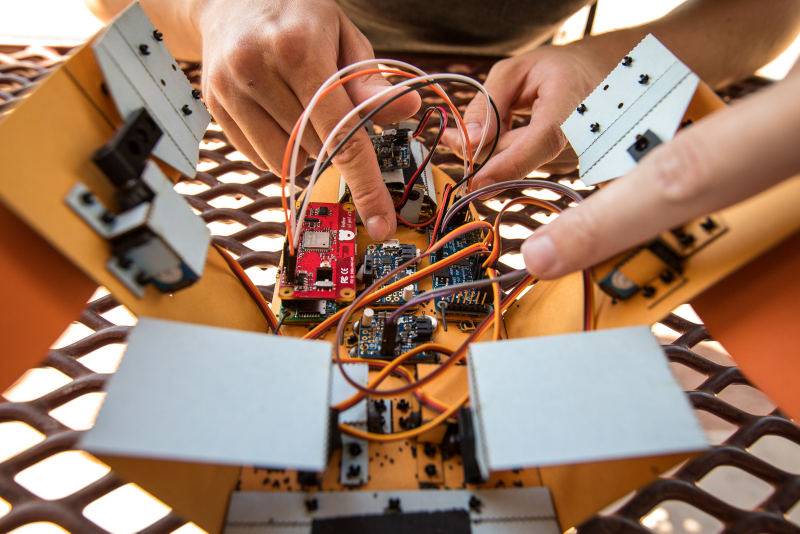
#> input picture _assets_src/c-turtle/170505 All-Terrain Robots-1.jpg, 1600 x 1067 px (shown at 1/2 size); its folder holds 3 pictures in this run
$ python pic_scaling.py   (older library calls are emulated)
#> lines starting #> are read from the running program, lines starting #| are printed output that depends on the picture
# -*- coding: utf-8 -*-
"""
Created on Fri Jan  6 14:46:31 2017

@author: daukes
"""

from PIL import Image
import os
import glob

def crop(subdir,goal_ratio,basewidth,crop):

#> called with subdir = 'c-turtle', goal_ratio = 1.78, basewidth = 1600, crop = True
    files = []

    src_dir='../_assets_src/'+subdir
    final_dir='../assets/'+subdir
    files.extend(glob.glob(src_dir+'/*.jpg'))
    files.extend(glob.glob(src_dir+'/*.png'))
    files.extend(glob.glob(src_dir+'/*.gif'))

    def crop_center(img,w,h):
        x = img.width/2
        y = img.height/2
        img = img.crop((x-w/2,y-h/2,x+w/2,y+h/2))
        return img

    if not os.path.exists('mod'):
        os.mkdir('mod')

    goal_ratio_r = round(goal_ratio,3)


    if not os.path.exists(final_dir):
        os.mkdir(final_dir)
    for filename in files:
        print(filename)
        img = Image.open(filename)
#> img is the input picture: PIL image 1600x1067 RGB; mean R, G, B 155.7, 121.6, 101.1
        b = os.path.split(filename)

        if crop:
            actual_ratio = img.width/img.height
#> actual_ratio = 1.5
            actual_ratio_r = round(actual_ratio,3)
#> actual_ratio_r = 1.5

            if actual_ratio_r > goal_ratio_r:
                print('reduce width')
                h = img.height
                w = img.height*goal_ratio
                img = crop_center(img,w,h)

            elif actual_ratio_r < goal_ratio_r:
                print('reduce height')
                w = img.width
#> w = 1600
                h = img.width/goal_ratio
#> h = 900
                img = crop_center(img,w,h)
#> in crop_center, `img = img.crop((x-w/2,y-h/2,x+w/2,y+h/2))`:
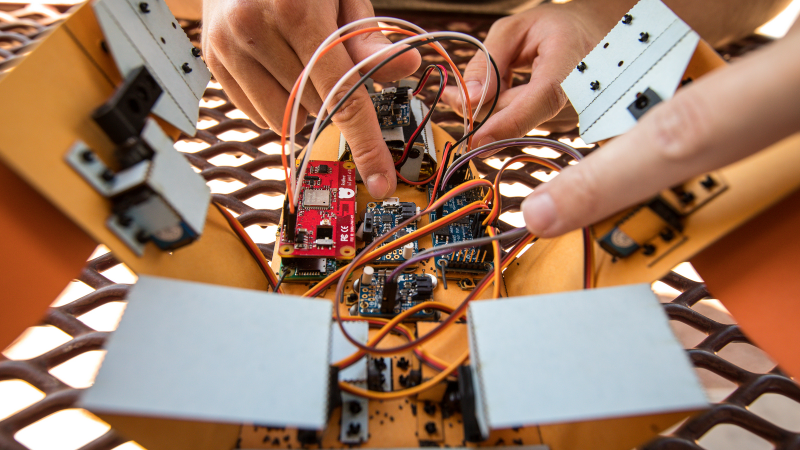
#> img: PIL image 1600x900 RGB (shown at 1/2 size); mean R, G, B 158.7, 122.7, 101.3

        wpercent = (basewidth / float(img.size[0]))
#> wpercent = 1
        hsize = int((float(img.size[1]) * float(wpercent)))
#> hsize = 900
        img2 = img.resize((basewidth, hsize), Image.ANTIALIAS)
        newfilename = os.path.join(final_dir,b[1])
        #print(newfilename)
        img2.save(newfilename,quality=80)
#> pass 2 of the loop in crop, `for filename in files:`:
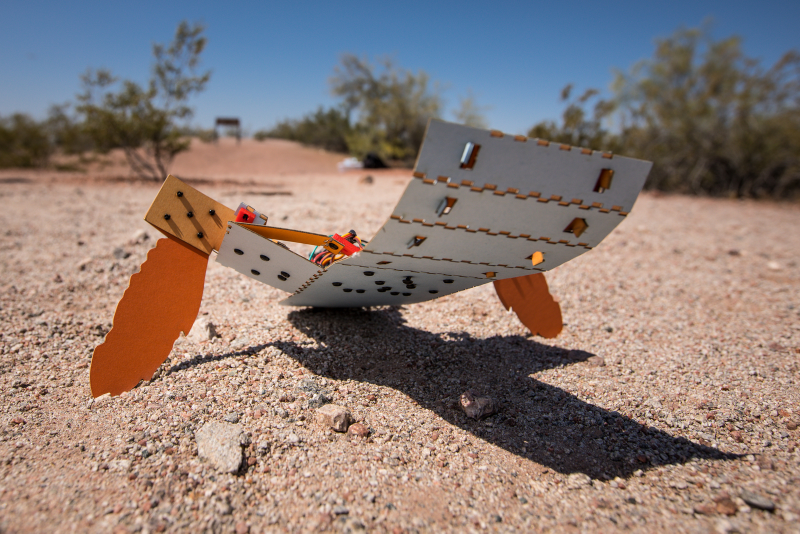
#> input picture _assets_src/c-turtle/170505 All-Terrain Robots-2.jpg, 1600 x 1067 px (shown at 1/2 size)
#> in crop, img is the input picture: PIL image 1600x1067 RGB; mean R, G, B 139.4, 123.9, 118.7
#> in crop_center (call 2), `img = img.crop((x-w/2,y-h/2,x+w/2,y+h/2))`:
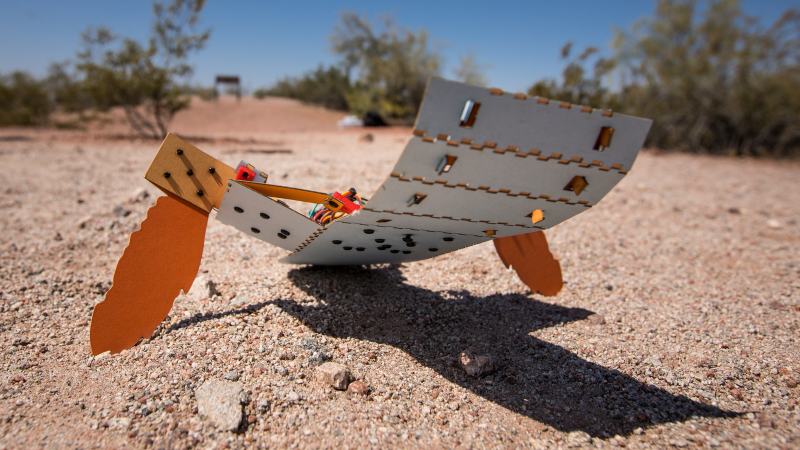
#> img: PIL image 1600x900 RGB (shown at 1/2 size); mean R, G, B 141.7, 122.6, 113.9
#> pass 3 of the loop in crop, `for filename in files:`:
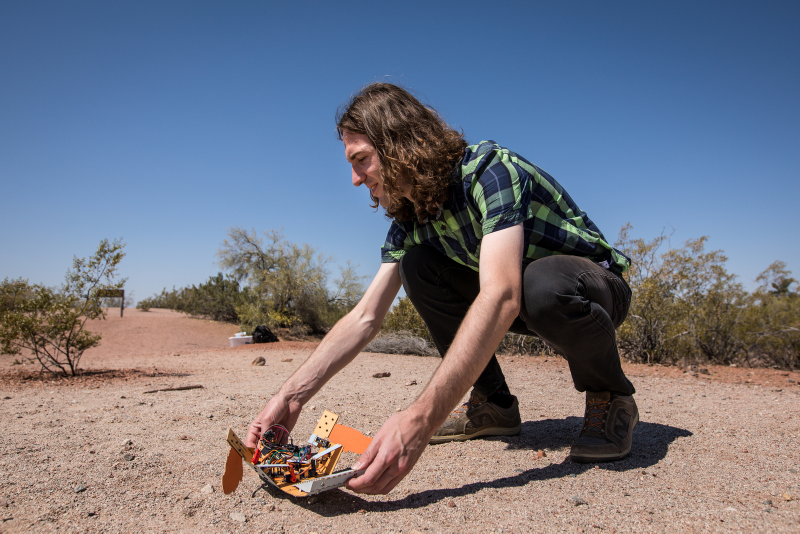
#> input picture _assets_src/c-turtle/170505 All-Terrain Robots-3.jpg, 1600 x 1067 px (shown at 1/2 size)
#> in crop, img is the input picture: PIL image 1600x1067 RGB; mean R, G, B 115.4, 118.2, 131.5
#> in crop_center (call 3), `img = img.crop((x-w/2,y-h/2,x+w/2,y+h/2))`:
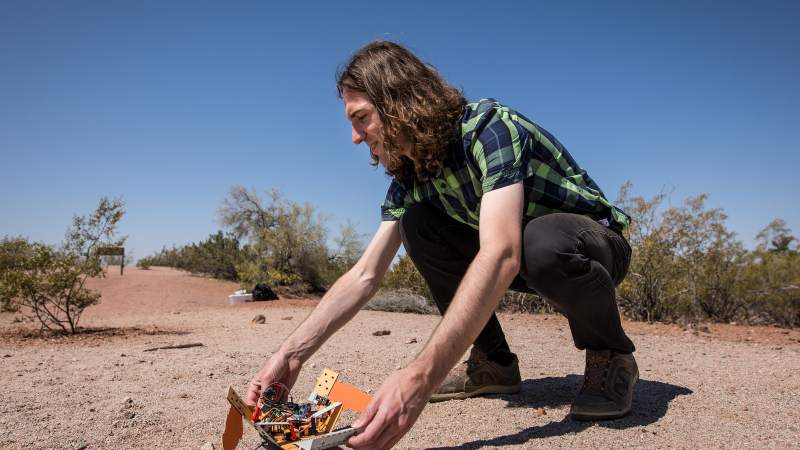
#> img: PIL image 1600x900 RGB (shown at 1/2 size); mean R, G, B 115.3, 117.9, 130.6

crop('c-turtle',16/9,1600,True)
